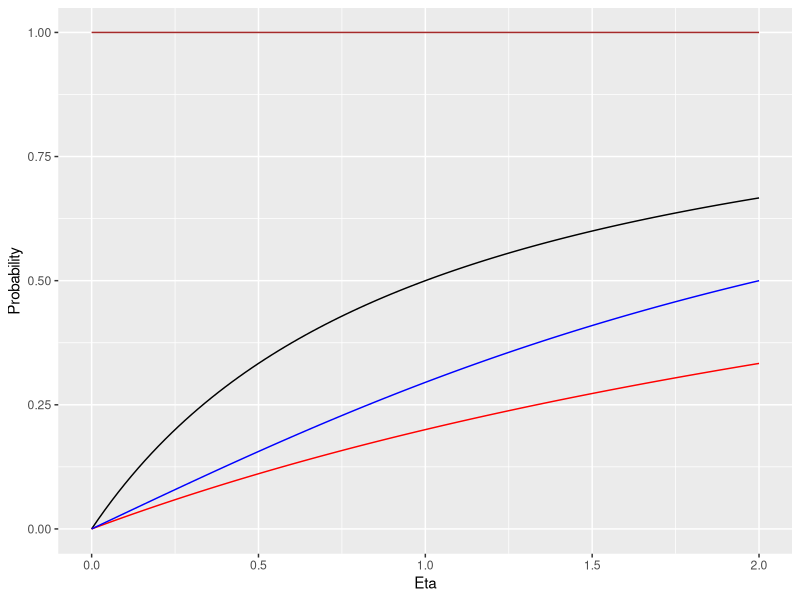
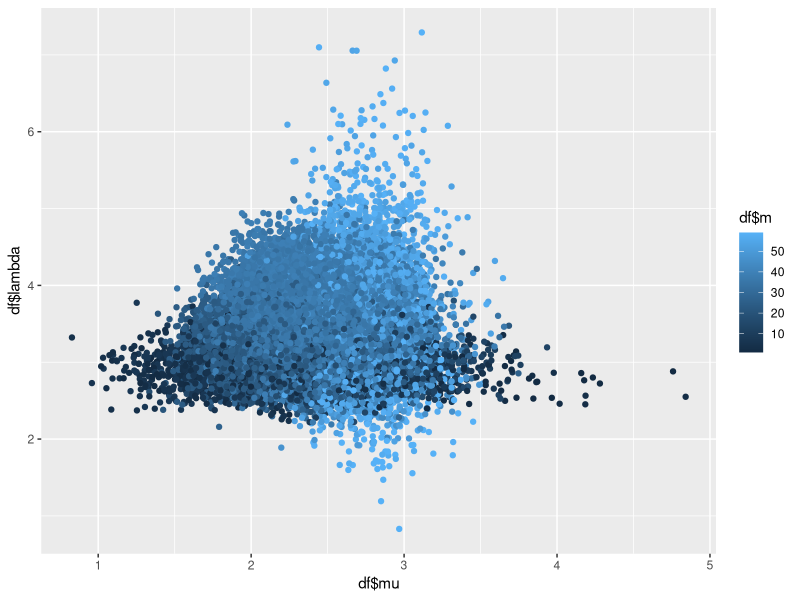
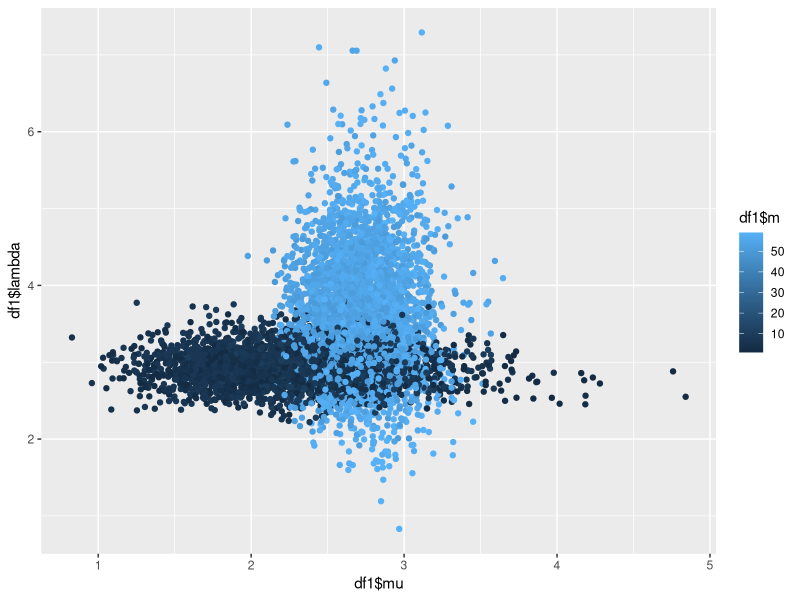
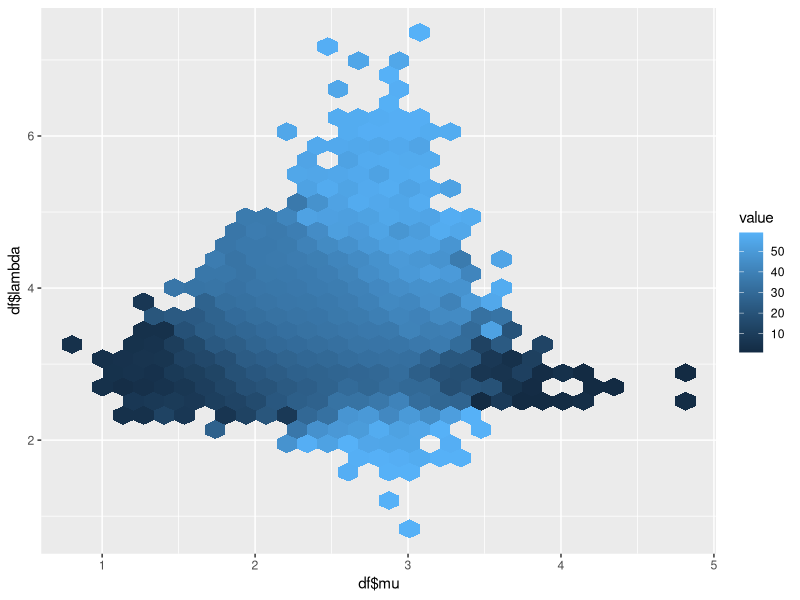
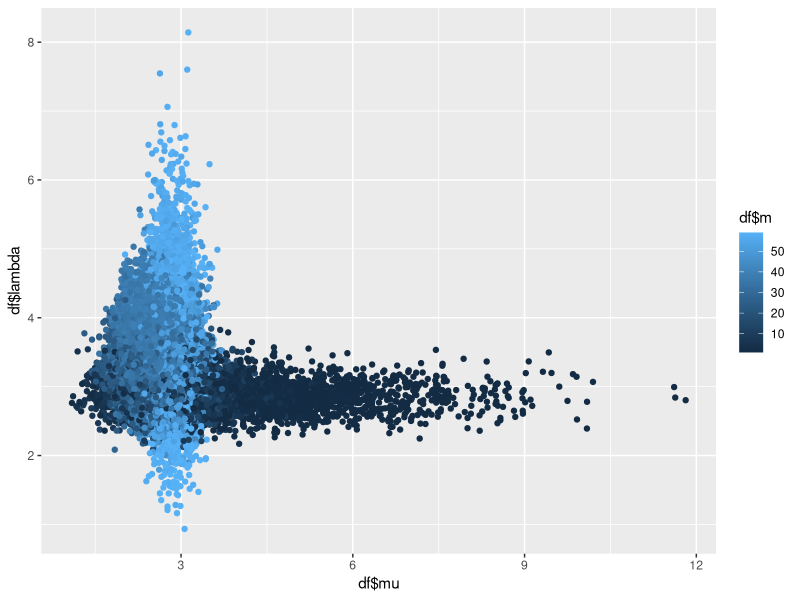
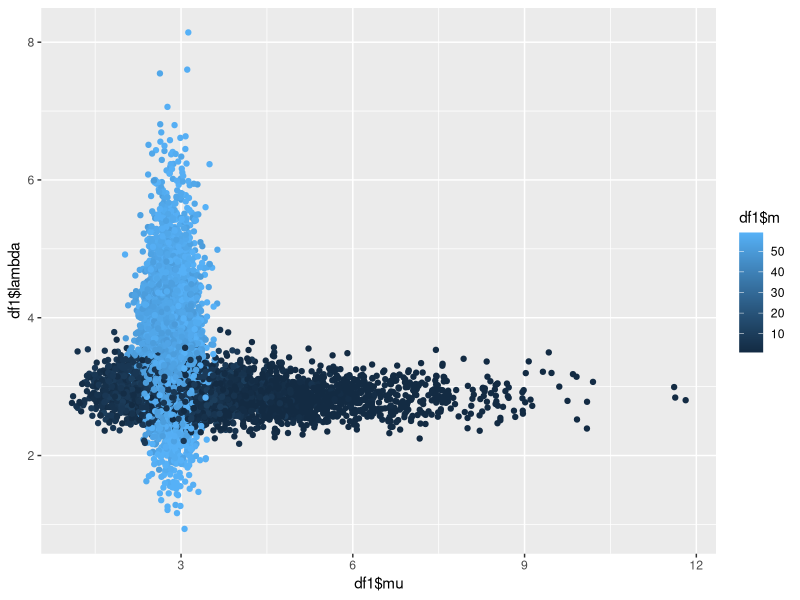
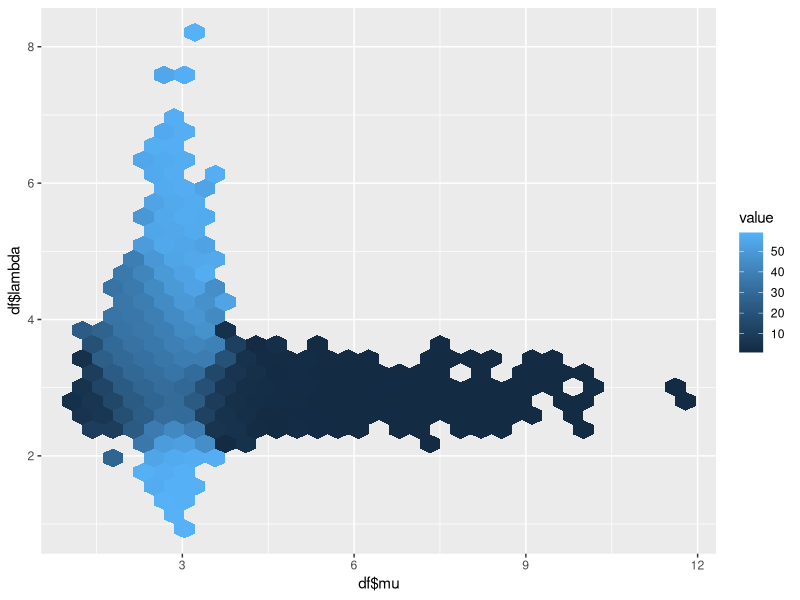
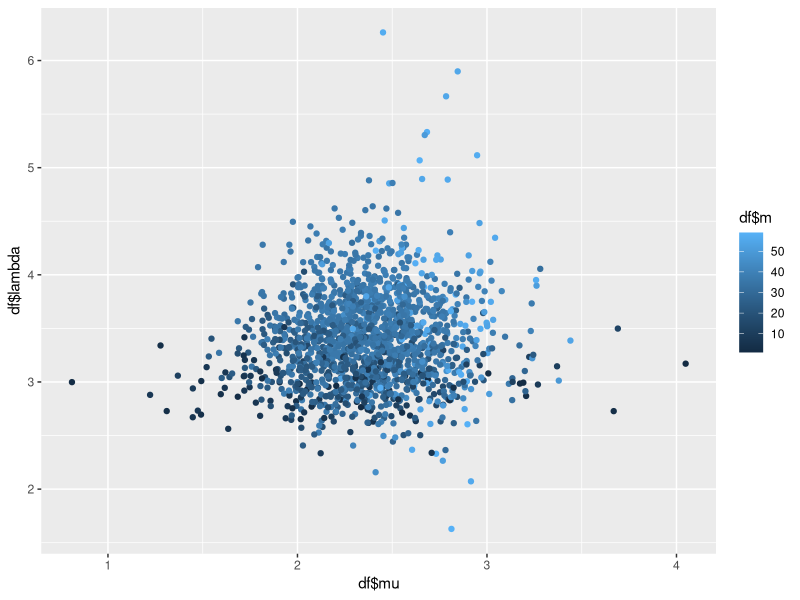

R code for these plots, in order:
## ---- chunk 1
knitr::opts_chunk$set(echo = TRUE)

library(readxl)
library(knitr)
library(kableExtra)
library(tidyverse)
options(knitr.table.format = "latex")

coin_info <- read_csv("coin_info.csv")

results <- data.frame(c("A", "B", "C", "D", "E", "F", "G", "H", "I", "J", "K"), 
                      c(77, 55, 51, 37, 33, 40, 80, 78, 64, 46, 25),
                      c(3, 27, 29, 44, 47, 41, 0, 3, 17, 34, 57))
names(results) <- c("Coin", "Face", "Edge")

results <- results %>%
  mutate("Total" <- Face + Edge)

names(results)[4] <- "Total"
## ---- chunk 2
model1 <- function(eta){
  eta/(1+eta)
}

model2 <- function(eta){
  eta/(4+eta)
}

model3 <- function(eta){
  atan(eta/2)/(atan(eta/2) + atan(2/eta))
}

#Placeholder
model4 <- function(eta){
  1
}

ggplot(data.frame(x = c(0, 2)), aes(x)) +
  stat_function(fun = model1) +
  stat_function(fun = model2, col = "red") +
  stat_function(fun = model3, col = "blue") +
  labs(x = "Eta", y = "Probability") +
  stat_function(fun = model4, col = "brown") 
## ---- chunk 3
likelihood <- function(model){
  a <- rep(0, 11)
  for(i in 1:11){
    res <- results$Face[i]
    n <-  results$Total[i]
    prob <- model(coin_info$eta[i])
    a[i] <- dbinom(res, n, prob)
  }
  sum(log(a))
}

likelihood(model3)

dt <- data.frame(c("Model 1", "Model 2", "Model 3", "Model 4"), c(likelihood(model1), likelihood(model2), likelihood(model3), likelihood(model4)))

names(dt) <- c("Model", "Log Likelihood")

dt %>%
  kable()
## ---- chunk 4
set.seed(497)
n <- 60
m <- 38
mu <- 2
lambda <- 4
y_mu <- rpois(m, lambda = mu)
y_lambda <- rpois(n - m, lambda = lambda)
y <- c(y_mu, y_lambda)
alpha <- 10
beta <- 4
nu <- 8
phi <- 2
it <- 50000
post_samples <- matrix(rep(NA, it * 3), ncol = 3)
colnames(post_samples) <- c("mu", "lambda", "m")
m_j <- 2 # initialize m
for (j in 1:it) {
  # sample mu
  mu_j      <- rgamma(1, alpha + sum(y[1:m_j]), beta + m_j)
  # sample lambda
  lambda_j  <- rgamma(1, nu + sum(y[(m_j+1):n]), phi + (n - m_j))
  # sample m
  m_vec <- rep(NA, n - 1)
  for (k in 1:(n - 1)) {
    m_vec[k] <-  mu_j^(alpha + sum(y[1:k]) - 1) *
      exp(-(beta + k) * mu_j) *
      lambda_j^(nu + sum(y[(k+1):n]) - 1) *
      exp(-(phi + n - k) * lambda_j)
  }
  p <- m_vec/sum(m_vec)
  m_j <- sample(1:(n - 1), size = 1, prob = p)
  # store results
  post_samples[j, "mu"]     <- mu_j
  post_samples[j, "lambda"] <- lambda_j
  post_samples[j, "m"]      <- m_j
}
df <- data.frame(post_samples) %>%
  mutate(index = 1:it)

#Scatterplot
ggplot(df, aes(x = df$mu, y = df$lambda, col = df$m)) +
  geom_point()

#Filtered Scatterplot

df1 <- df %>%
  filter(m <= 10 | m >= 50)

ggplot(df1, aes(x = df1$mu, y = df1$lambda, col = df1$m)) +
  geom_point()

ggplot(df, aes(x = df$mu, y = df$lambda)) +
  stat_summary_hex(aes(z = df$m), fun = "mean")
## ---- chunk 5
#I change the values of alpha and beta on the prior
set.seed(497)
n <- 60
m <- 38
mu <- 2
lambda <- 4
y_mu <- rpois(m, lambda = mu)
y_lambda <- rpois(n - m, lambda = lambda)
y <- c(y_mu, y_lambda)
alpha <- 7
beta <- 1
nu <- 8
phi <- 2
it <- 50000
post_samples <- matrix(rep(NA, it * 3), ncol = 3)
colnames(post_samples) <- c("mu", "lambda", "m")
m_j <- 2 # initialize m
for (j in 1:it) {
  # sample mu
  mu_j      <- rgamma(1, alpha + sum(y[1:m_j]), beta + m_j)
  # sample lambda
  lambda_j  <- rgamma(1, nu + sum(y[(m_j+1):n]), phi + (n - m_j))
  # sample m
  m_vec <- rep(NA, n - 1)
  for (k in 1:(n - 1)) {
    m_vec[k] <-  mu_j^(alpha + sum(y[1:k]) - 1) *
      exp(-(beta + k) * mu_j) *
      lambda_j^(nu + sum(y[(k+1):n]) - 1) *
      exp(-(phi + n - k) * lambda_j)
  }
  p <- m_vec/sum(m_vec)
  m_j <- sample(1:(n - 1), size = 1, prob = p)
  # store results
  post_samples[j, "mu"]     <- mu_j
  post_samples[j, "lambda"] <- lambda_j
  post_samples[j, "m"]      <- m_j
}
df <- data.frame(post_samples) %>%
  mutate(index = 1:it)

#Scatterplot
ggplot(df, aes(x = df$mu, y = df$lambda, col = df$m)) +
  geom_point()

#Filtered Scatterplot

df1 <- df %>%
  filter(m <= 10 | m >= 50)

ggplot(df1, aes(x = df1$mu, y = df1$lambda, col = df1$m)) +
  geom_point()

ggplot(df, aes(x = df$mu, y = df$lambda)) +
  stat_summary_hex(aes(z = df$m), fun = "mean")
## ---- chunk 6
set.seed(497)
n <- 60
m <- 38
mu <- 2
lambda <- 4
y_mu <- rpois(m, lambda = mu)
y_l <- rpois(n - m, lambda = lambda)
y <- c(y_mu, y_l)
alpha <- 10
beta <- 4
ni <- 8
fi <- 2

joint_post <- function(lambda, mu, m, y){
  mu^(alpha + sum(y[1:m]) - 1) *
    exp(-(beta + m) * mu) *
    lambda^(ni + sum(y[(m+1):n]) - 1) *
    exp(-(fi + n - m) * lambda)
}

params_df <- function(it){
  lambda <- runif(it, 0, 7)
  mu <- runif(it, 0, 7)
  m <- base::sample(1:59, size = it, replace = TRUE)
  df <- data.frame(lambda, mu, m)
  df
}

it <- 1e6

params <- params_df(it)

joint_post_prob <- rep(0, it)
for(i in 1:it){
joint_post_prob[i] <- joint_post(params$lambda[i], params$mu[i], params$m[i], y)
}

keep <- joint_post_prob/max(joint_post_prob) > runif(it)

params$keep <- keep

df <- params %>%
  filter(keep)

#Scatterplot
ggplot(df, aes(x = df$mu, y = df$lambda, col = df$m)) +
  geom_point()

#Filtered Scatterplots

df1 <- df %>%
  filter(m <= 10 | m >= 50)

ggplot(df1, aes(x = df1$mu, y = df1$lambda, col = df1$m)) +
  geom_point()

ggplot(df, aes(x = df$mu, y = df$lambda)) +
  stat_summary_hex(aes(z = df$m), fun = "mean")
